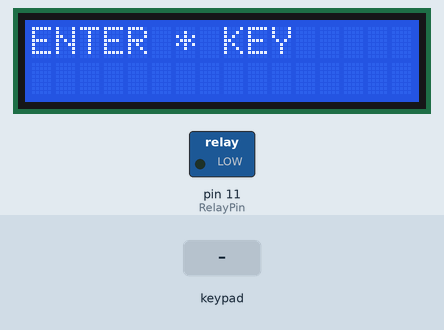
Recording of a sketch running on a simulated Arduino Uno, built with avr-gcc and run on an emulated ATmega328P. Parts: 16×2 character LCD, switched loads named in the sketch (green lamp = pin HIGH). The inputs (shaded band) are chosen by the test bench.

Above: at 1.2 s.
1.3 s: key '#' pressed
At 3.4 s:
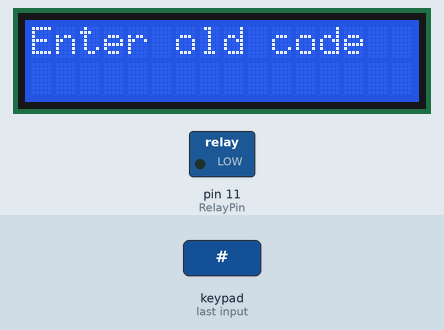
3.8 s: keypad keys 6 6 0 1 A pressed 0.4 s apart
At 6.2 s:
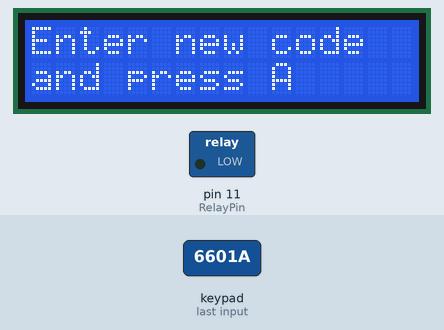
7.3 s: keypad keys 6 6 0 1 # pressed 0.4 s apart
At 9.8 s:
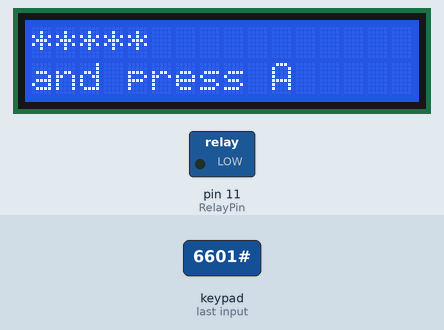
10.8 s: keypad keys 9 8 7 6 A pressed 0.4 s apart
At 13.3 s:
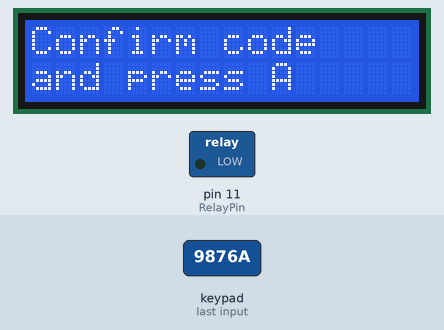
14.3 s: key 'A' pressed
At 16.5 s:
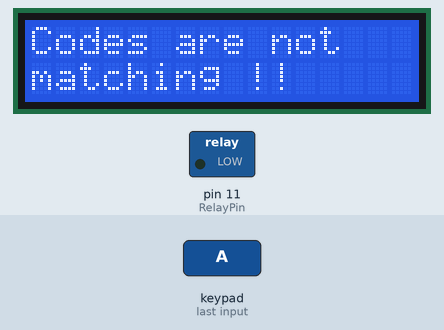
17.3 s: key '*' pressed
At 18.7 s:
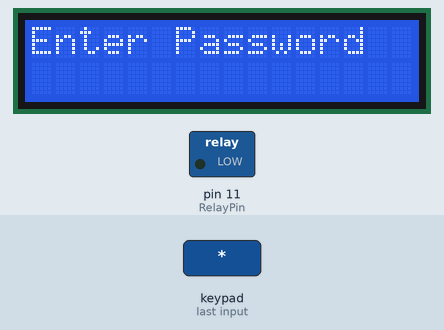
Timing chart, 0 to 20.0 s (numbered marks = the images above; inputs shaded):
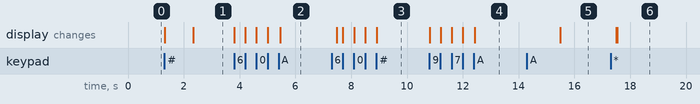

The sketch:

Smart_Door_lock.ino
```cpp
#include <Keypad.h>
#include <EEPROM.h>
#include <Wire.h>
#include <LiquidCrystal_I2C.h>

#define RelayPin 11             // Pin controlling the relay

#define I2C_ADDR 0x27           // I2C address of the LCD

const byte numRows = 4;         // Number of rows on the keypad
const byte numCols = 4;         // Number of columns on the keypad

char keymap[numRows][numCols] = {
  {'1', '2', '3', 'A'},
  {'4', '5', '6', 'B'},
  {'7', '8', '9', 'C'},
  {'*', '0', '#', 'D'}
};

char code[] = {'6', '6', '0', '1'};  // The default code
char code_buff1[sizeof(code)];  // Buffer for new code
char code_buff2[sizeof(code)];  // Buffer for code confirmation

short a = 0, i = 0, s = 0, j = 0;  // Variables for code handling

byte rowPins[numRows] = {9, 8, 7, 6}; // Row pins for the keypad
byte colPins[numCols] = {5, 4, 3, 2}; // Column pins for the keypad

LiquidCrystal_I2C lcd(I2C_ADDR, 16, 2); // Initialize the LCD with I2C address and size
Keypad myKeypad = Keypad(makeKeymap(keymap), rowPins, colPins, numRows, numCols);

char keypressed; // Declare keypressed as a global variable

void setup() {
  lcd.init();
  lcd.clear();
  lcd.backlight(); // Turn on the backlight
  lcd.home();
  lcd.print("ENTER * KEY");

  pinMode(RelayPin, OUTPUT);


  // Uncomment this section to store the code in EEPROM on the first upload
  /*
  for (i = 0; i < sizeof(code); i++) {
    EEPROM.put(i, code[i]);
  }
  */
}

void loop() {
  keypressed = myKeypad.getKey(); // Check for keypress

  if (keypressed == '*') { // * to open the relay
    lcd.clear();
    lcd.setCursor(0, 0);
    lcd.print("Enter Password");
    GetCode();
    if (a == sizeof(code)) {
      OpenRelay();
    } else {
      lcd.clear();
      lcd.print("Wrong");
    }
    delay(2000);
    lcd.clear();
    lcd.print("ENTER * KEY");
  }

  if (keypressed == '#') { // # to change the code
    ChangeCode();
    lcd.clear();
    lcd.print("ENTER * KEY");
  }
}

void GetCode() {
  i = 0;
  a = 0;
  j = 0;

  while (keypressed != 'A') { // User presses 'A' to confirm the code
    keypressed = myKeypad.getKey();
    if (keypressed != NO_KEY && keypressed != 'A') {
      lcd.setCursor(j, 1);
      lcd.print("*");
      j++;
      if (keypressed == code[i] && i < sizeof(code)) {
        a++;
        i++;
      } else {
        a--;
      }
    }
  }
  keypressed = NO_KEY;
}

void ChangeCode() {
  lcd.clear();
  lcd.print("Changing code");
  delay(1000);
  lcd.clear();
  lcd.print("Enter old code");
  GetCode();

  if (a == sizeof(code)) {
    lcd.clear();
    lcd.print("Changing code");
    GetNewCode1();
    GetNewCode2();
    s = 0;
    for (i = 0; i < sizeof(code); i++) {
      if (code_buff1[i] == code_buff2[i]) {
        s++;
      }
    }
    if (s == sizeof(code)) {
      for (i = 0; i < sizeof(code); i++) {
        code[i] = code_buff2[i];
        EEPROM.put(i, code[i]);
      }
      lcd.clear();
      lcd.print("Code Changed");
      delay(2000);
    } else {
      lcd.clear();
      lcd.print("Codes are not");
      lcd.setCursor(0, 1);
      lcd.print("matching !!");
      delay(2000);
    }
  } else {
    lcd.clear();
    lcd.print("Wrong");
    delay(2000);
  }
}

void GetNewCode1() {
  i = 0;
  j = 0;
  lcd.clear();
  lcd.print("Enter new code");
  lcd.setCursor(0, 1);
  lcd.print("and press A");
  delay(2000);
  lcd.clear();
  lcd.setCursor(0, 1);
  lcd.print("and press A");

  while (keypressed != 'A') {
    keypressed = myKeypad.getKey();
    if (keypressed != NO_KEY && keypressed != 'A') {
      lcd.setCursor(j, 0);
      lcd.print("*");
      code_buff1[i] = keypressed;
      i++;
      j++;
    }
  }
  keypressed = NO_KEY;
}

void GetNewCode2() {
  i = 0;
  j = 0;
  lcd.clear();
  lcd.print("Confirm code");
  lcd.setCursor(0, 1);
  lcd.print("and press A");
  delay(3000);
  lcd.clear();
  lcd.setCursor(0, 1);
  lcd.print("and press A");

  while (keypressed != 'A') {
    keypressed = myKeypad.getKey();
    if (keypressed != NO_KEY && keypressed != 'A') {
      lcd.setCursor(j, 0);
      lcd.print("*");
      code_buff2[i] = keypressed;
      i++;
      j++;
    }
  }
  keypressed = NO_KEY;
}

void OpenRelay() {
  lcd.clear();
  lcd.print("Welcome");
  digitalWrite(RelayPin, LOW);
  delay(10000); // Keep the relay activated for 3 seconds
  digitalWrite(RelayPin, HIGH);
}
```

Measured:
- after the input at 1.3 s, the display: first changes at once (image 1 shows a later state)
- after the input at 3.8 s, the display: first changes at once (image 2 shows a later state)
- after the input at 7.3 s, the display: first changes after 0.18 s (image 3 shows a later state)
- after the input at 10.8 s, the display: first changes at once (image 4 shows a later state)
- after the input at 14.3 s, the display: changes after 1.2 s (image 5)
- after the input at 17.3 s, the display: first differs from a run without the input after 0.24 s (image 6)
